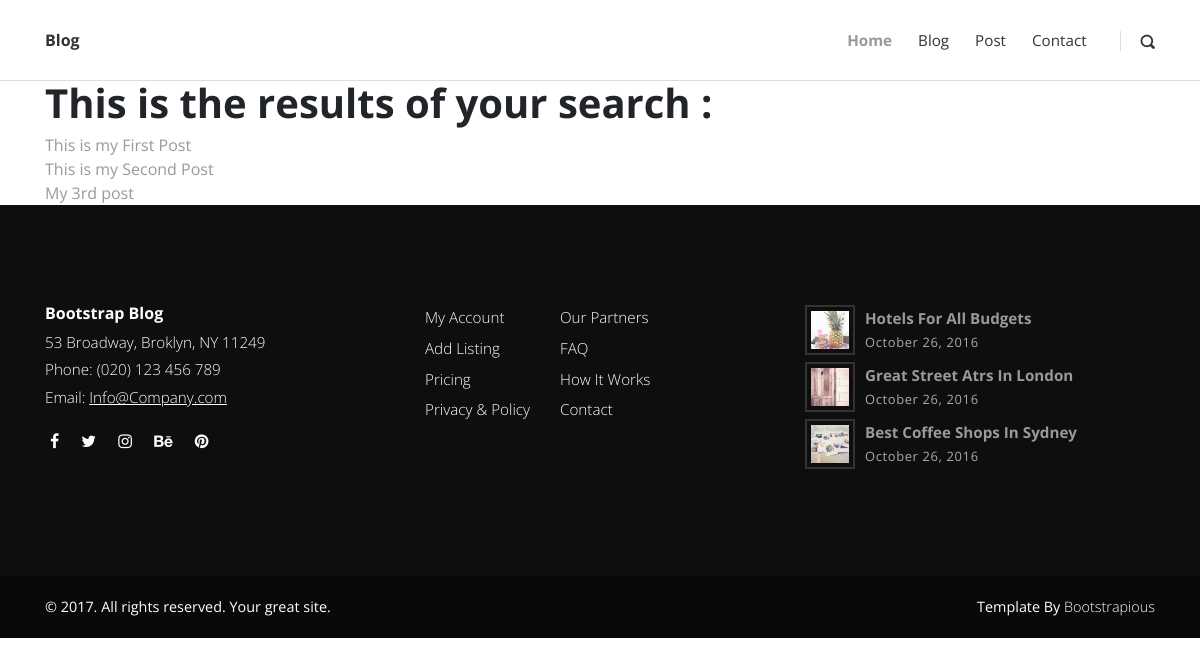
/search/, run on an earlier commit of the app's database.
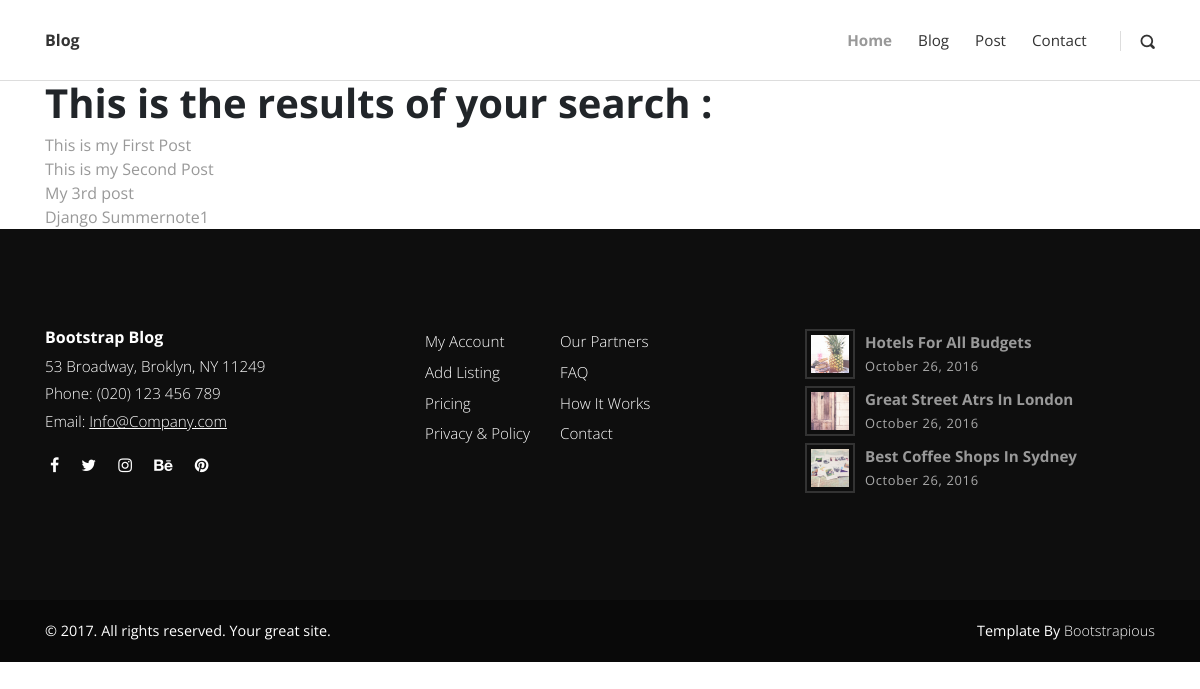
And on a later commit of the database.
### posts/models.py (models this page shows, shortened)
class Post(models.Model):
    title = models.CharField(max_length=255)
    overview = models.TextField()
    timestamp = models.DateTimeField(auto_now_add=True)
    content = models.TextField()
    comment_count = models.IntegerField(default=0)
    view_count = models.IntegerField(default=0)
    author = models.ForeignKey(Author, on_delete=models.CASCADE)
    thumbnail = models.ImageField()
    categories = models.ManyToManyField(Category)
    featured = models.BooleanField(default = True)
    previous_post = models.ForeignKey('self', related_name="previous", on_delete=models.SET_NULL, blank=True, null=True)
    next_post = models.ForeignKey('self', related_name="next", on_delete=models.SET_NULL, blank=True, null=True)
    def get_absolute_url(self):
        return reverse('post_detail', kwargs={
            'id':self.id,
        })

### posts/views.py (the view)
# urls.py: path('search/', search, name="search"),
def search(request):
    queryset = Post.objects.all()
    query = request.GET.get('q')
    if query:
        queryset = queryset.filter(
            Q(title__icontains=query)  |   Q(overview__icontains=query)
        ).distinct()
    context = {
        'queryset' : queryset,
    }
    return render(request, 'search_results.html', context)

### templates/search_results.html
{% extends "base.html" %}
{% load static %}
{% block content %}
<div class="container">
    <h1>This is the results of your search :</h1>
    {% for post in queryset  %}
        <a href="{{ post.get_absolute_url  }}">{{ post.title }}</a><br/>
    {% endfor %}
</div>
{% endblock %}

### templates/base.html (shortened to what this page needs)
<!DOCTYPE html>
<html>
    {% include 'head.html' %}
    <body>
        {% include 'header.html' %}
        {% block content %}
        {% endblock content %}
        {% include 'footer.html' %}
    </body>
</html>

### templates/head.html (shortened to what this page needs)
{% load static %}
<head>
    <link rel="stylesheet" href="{% static 'vendor/bootstrap/css/bootstrap.min.css' %}">
    <link rel="stylesheet" href="{% static 'vendor/font-awesome/css/font-awesome.min.css' %}">
    <link rel="stylesheet" href="{% static 'css/fontastic.css' %}">
    <link rel="stylesheet" href="{% static 'vendor/@fancyapps/fancybox/jquery.fancybox.min.css' %}">
    <link rel="stylesheet" href="{% static 'css/style.default.css' %}" id="theme-stylesheet">
    <link rel="stylesheet" href="{% static 'css/custom.css' %}">
    <link href='{% static "styles/github.css" %}' rel="stylesheet">
  </head>

### templates/header.html (shortened to what this page needs)
<header class="header">
    <nav class="navbar navbar-expand-lg">
      <div class="container">
        <div class="navbar-header d-flex align-items-center justify-content-between">
          <a href="/" class="navbar-brand">Blog</a>
        </div>
        <div id="navbarcollapse" class="collapse navbar-collapse">
          <ul class="navbar-nav ml-auto">
            <li class="nav-item"><a href="/" class="nav-link active ">Home</a>
            </li>
            <li class="nav-item"><a href="blog" class="nav-link ">Blog</a>
            </li>
            <li class="nav-item"><a href="post" class="nav-link ">Post</a>
            </li>
            <li class="nav-item"><a href="#" class="nav-link ">Contact</a>
            </li>
          </ul>
          <div class="navbar-text"><a href="#" class="search-btn"><i class="icon-search-1"></i></a></div>
        </div>
      </div>
    </nav>
  </header>

### templates/footer.html
 {% load static %}
 <footer class="main-footer">
    <div class="container">
      <div class="row">
        <div class="col-md-4">
          <div class="logo">
            <h6 class="text-white">Bootstrap Blog</h6>
          </div>
          <div class="contact-details">
            <p>53 Broadway, Broklyn, NY 11249</p>
            <p>Phone: (020) 123 456 789</p>
            <p>Email: <a href="mailto:info@company.com">Info@Company.com</a></p>
            <ul class="social-menu">
              <li class="list-inline-item"><a href="#"><i class="fa fa-facebook"></i></a></li>
              <li class="list-inline-item"><a href="#"><i class="fa fa-twitter"></i></a></li>
              <li class="list-inline-item"><a href="#"><i class="fa fa-instagram"></i></a></li>
              <li class="list-inline-item"><a href="#"><i class="fa fa-behance"></i></a></li>
              <li class="list-inline-item"><a href="#"><i class="fa fa-pinterest"></i></a></li>
            </ul>
          </div>
        </div>
        <div class="col-md-4">
          <div class="menus d-flex">
            <ul class="list-unstyled">
              <li> <a href="#">My Account</a></li>
              <li> <a href="#">Add Listing</a></li>
              <li> <a href="#">Pricing</a></li>
              <li> <a href="#">Privacy &amp; Policy</a></li>
            </ul>
            <ul class="list-unstyled">
              <li> <a href="#">Our Partners</a></li>
              <li> <a href="#">FAQ</a></li>
              <li> <a href="#">How It Works</a></li>
              <li> <a href="#">Contact</a></li>
            </ul>
          </div>
        </div>
        <div class="col-md-4">
          <div class="latest-posts"><a href="#">
              <div class="post d-flex align-items-center">
                <div class="image"><img src="{% static 'img/small-thumbnail-1.jpg' %}" alt="..." class="img-fluid"></div>
                <div class="title"><strong>Hotels for all budgets</strong><span class="date last-meta">October 26, 2016</span></div>
              </div></a><a href="#">
              <div class="post d-flex align-items-center">
                <div class="image"><img src="{% static 'img/small-thumbnail-2.jpg' %}" alt="..." class="img-fluid"></div>
                <div class="title"><strong>Great street atrs in London</strong><span class="date last-meta">October 26, 2016</span></div>
              </div></a><a href="#">
              <div class="post d-flex align-items-center">
                <div class="image"><img src="{% static 'img/small-thumbnail-3.jpg' %}" alt="..." class="img-fluid"></div>
                <div class="title"><strong>Best coffee shops in Sydney</strong><span class="date last-meta">October 26, 2016</span></div>
              </div></a></div>
        </div>
      </div>
    </div>
    <div class="copyrights">
      <div class="container">
        <div class="row">
          <div class="col-md-6">
            <p>&copy; 2017. All rights reserved. Your great site.</p>
          </div>
          <div class="col-md-6 text-right">
            <p>Template By <a href="https://bootstrapious.com/p/bootstrap-carousel" class="text-white">Bootstrapious</a>
            </p>
          </div>
        </div>
      </div>
    </div>
  </footer>

### templates/scripts.html (shortened to what this page needs)
{% load static %}

### static_in_env/css/style.default.css (style rules this page uses)
body { overflow-x: hidden; }
strong { font-weight: 700; }
a, i, span { display: inline-block; text-decoration: none; -webkit-transition: all 0.3s; transition: all 0.3s; }
a i { -webkit-transition: none; transition: none; }
ul { margin: 0; padding: 0; }
i[class*="icon-"] { -webkit-transform: translateY(3px); transform: translateY(3px); }
.text-white { color: #fff; }
h1, h2, h3, h4, h5, h6 { margin-bottom: 15px; }
.navbar { background: #fff; padding-top: 20px !important; padding-bottom: 20px !important; z-index: 9998; border-bottom: 1px solid #ddd; }
.navbar .langs a:first-of-type, .navbar .search-btn { margin-left: 20px; padding-left: 20px; border-left: 1px solid #ddd; height: 20px; line-height: 20px; }
.navbar .search-btn { color: #333; font-size: 0.9em; }
.navbar .navbar-nav a.nav-link { color: #333; margin: 0 5px; font-weight: 400; font-size: 0.95em; }
.navbar .navbar-nav a.nav-link.active { color: #999; font-weight: bold; }
.post .date { letter-spacing: 0.05em; font-weight: 400; text-transform: uppercase; color: #aaa; }
.post .title, .post .date, .post .comments, .post .views { font-weight: 400; color: #999; text-transform: capitalize; }
.post .title::after, .post .date::after, .post .comments::after, .post .views::after { content: '|'; display: inline-block; margin: 0 7px; font-size: 0.9em; color: #ccc; }
footer.main-footer { background: #0e0e0e; padding: 100px 0 0; color: #fff; }
footer.main-footer .contact-details p { font-weight: 300; color: #fff; margin-bottom: 5px; font-size: 0.95em; }
footer.main-footer .contact-details a { text-decoration: underline; margin-bottom: 0; }
footer.main-footer a { color: inherit; font-weight: 300; margin-bottom: 7px; }
footer.main-footer ul { margin-right: 30px; }
footer.main-footer .list-unstyled a { font-size: 0.95em; }
footer.main-footer .latest-posts .image { max-width: 50px; padding: 4px; border: 2px solid #333; margin-right: 10px; }
footer.main-footer .latest-posts a { font-size: 0.95em; text-decoration: none; }
footer.main-footer .latest-posts strong { display: block; }
footer.main-footer .latest-posts .date { font-size: 0.85em; color: #aaa; }
footer.main-footer .copyrights { background: #090909; margin-top: 100px; padding: 20px 0; font-size: 0.9em; }
footer.main-footer .copyrights * { margin-bottom: 0; }
footer.main-footer .social-menu { margin-top: 20px; }
footer.main-footer .social-menu li { padding: 0 5px; }
footer.main-footer .date::after, footer.main-footer .title::after { display: none !important; }
.navbar { padding: 0.5rem 1rem; }
.navbar-brand { display: inline-block; padding-top: 0.5rem; padding-bottom: 0.5rem; margin-right: 1rem; font-size: 1rem; color: #333; font-weight: bold; }
body { font-family: "Open Sans", sans-serif; font-size: 1rem; font-weight: normal; line-height: 1.5; color: #212529; background-color: #fff; }
a { color: #999; text-decoration: none; }
h1, h2, h3, h4, h5, h6, .h1, .h2, .h3, .h4, .h5, .h6 { margin-bottom: 0.5rem; font-family: inherit; font-weight: 700; line-height: 1.1; color: inherit; }
h1, .h1 { font-size: 2.5rem; }
h6, .h6 { font-size: 1rem; }

What changed in the data, as far as the page shows it:
added Post: title "Django Summernote1"
